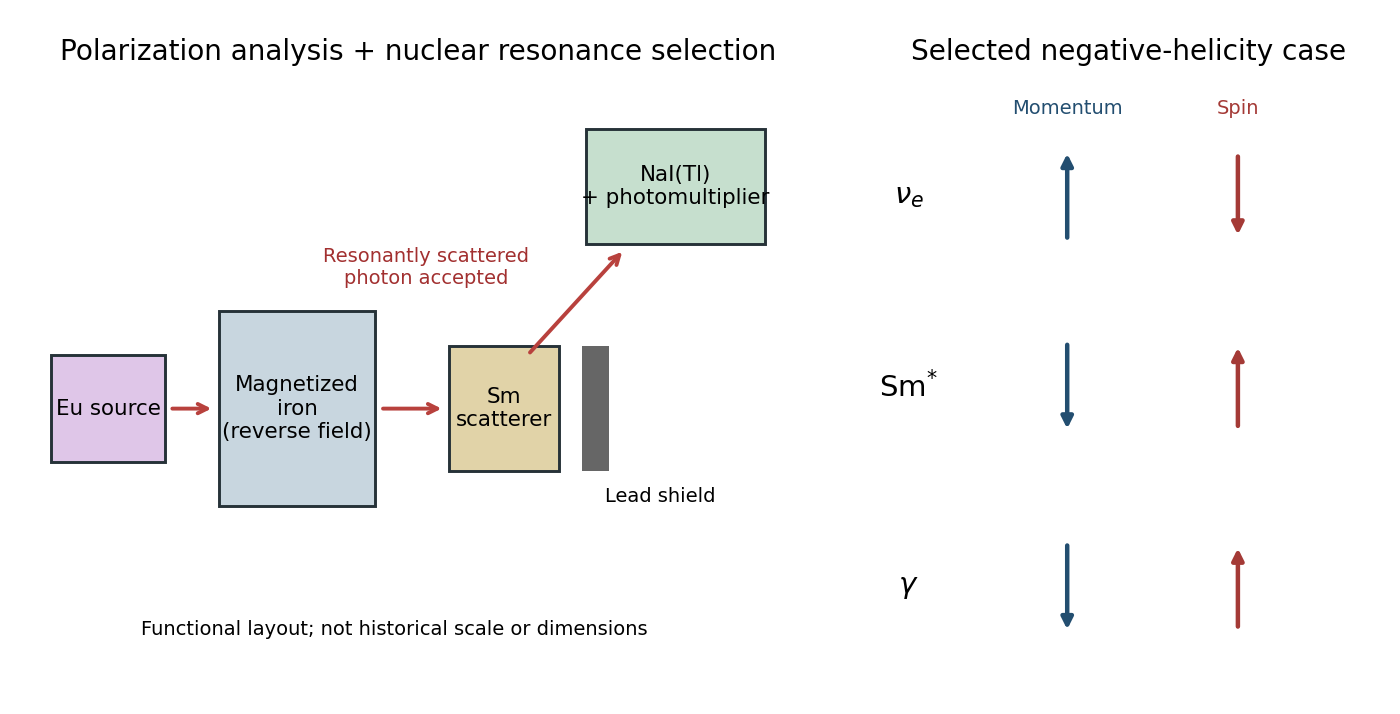

Write Python code to recreate this figure.
from pathlib import Path
import numpy as np
import matplotlib
matplotlib.use("Agg")
import matplotlib.pyplot as plt
from matplotlib.patches import Rectangle, Circle, FancyArrowPatch
plt.rcParams.update({"font.size": 12, "font.family": "DejaVu Sans", "figure.facecolor": "white", "axes.facecolor": "white", "savefig.facecolor": "white"})

fig, (ax, spin) = plt.subplots(1,2,figsize=(10,5.1),gridspec_kw={"width_ratios":[1.6,1]})
ax.set(xlim=(0,10),ylim=(0,7));ax.axis("off")
for x,y,w,h,label,col in [(0.3,2.6,1.45,1.2,"Eu source","#dfc6e8"),(2.45,2.1,2,2.2,"Magnetized\niron\n(reverse field)","#c8d6df"),(5.4,2.5,1.4,1.4,"Sm\nscatterer","#e1d3a8"),(7.15,5.05,2.3,1.3,"NaI(Tl)\n+ photomultiplier","#c6dfce")]:
 ax.add_patch(Rectangle((x,y),w,h,facecolor=col,edgecolor="#263238",lw=1.5));ax.text(x+w/2,y+h/2,label,ha="center",va="center",fontsize=11)
for a,b in [((1.8,3.2),(2.4,3.2)),((4.5,3.2),(5.35,3.2)),((6.4,3.8),(7.65,5.0))]:ax.annotate("",xy=b,xytext=a,arrowprops=dict(arrowstyle="->",lw=2,color="#b8413d"))
ax.add_patch(Rectangle((7.1,2.5),.35,1.4,facecolor="#666666"));ax.text(8.1,2.15,"Lead shield",ha="center",fontsize=10)
ax.text(5.1,4.6,"Resonantly scattered\nphoton accepted",ha="center",fontsize=10,color="#a23030")
ax.text(4.7,.65,"Functional layout; not historical scale or dimensions",ha="center",fontsize=10)
ax.set_title("Polarization analysis + nuclear resonance selection")
spin.set(xlim=(-1,1),ylim=(0,6.5));spin.axis("off");spin.set_title("Selected negative-helicity case")
for y,lab,pm in [(5.2,r"$\nu_e$",1),(3.2,r"$\mathrm{Sm}^{*}$",-1),(1.1,r"$\gamma$",-1)]:
 spin.text(-.9,y,lab,ha="center",va="center",fontsize=15)
 spin.annotate("",xy=(-.25,y+.48*pm),xytext=(-.25,y-.48*pm),arrowprops=dict(arrowstyle="-|>",color="#234e70",lw=2.3))
 spin.annotate("",xy=(.45,y-.45*pm),xytext=(.45,y+.45*pm),arrowprops=dict(arrowstyle="-|>",color="#a43a36",lw=2.3))
spin.text(-.25,6.05,"Momentum",ha="center",fontsize=10,color="#234e70");spin.text(.45,6.05,"Spin",ha="center",fontsize=10,color="#a43a36")
fig.subplots_adjust(left=.02,right=.98,bottom=.03,top=.9,wspace=.12)

fig.savefig(Path.cwd() / Path(__file__).with_suffix(".png").name, dpi=140, facecolor="white", transparent=False)
plt.close(fig)
